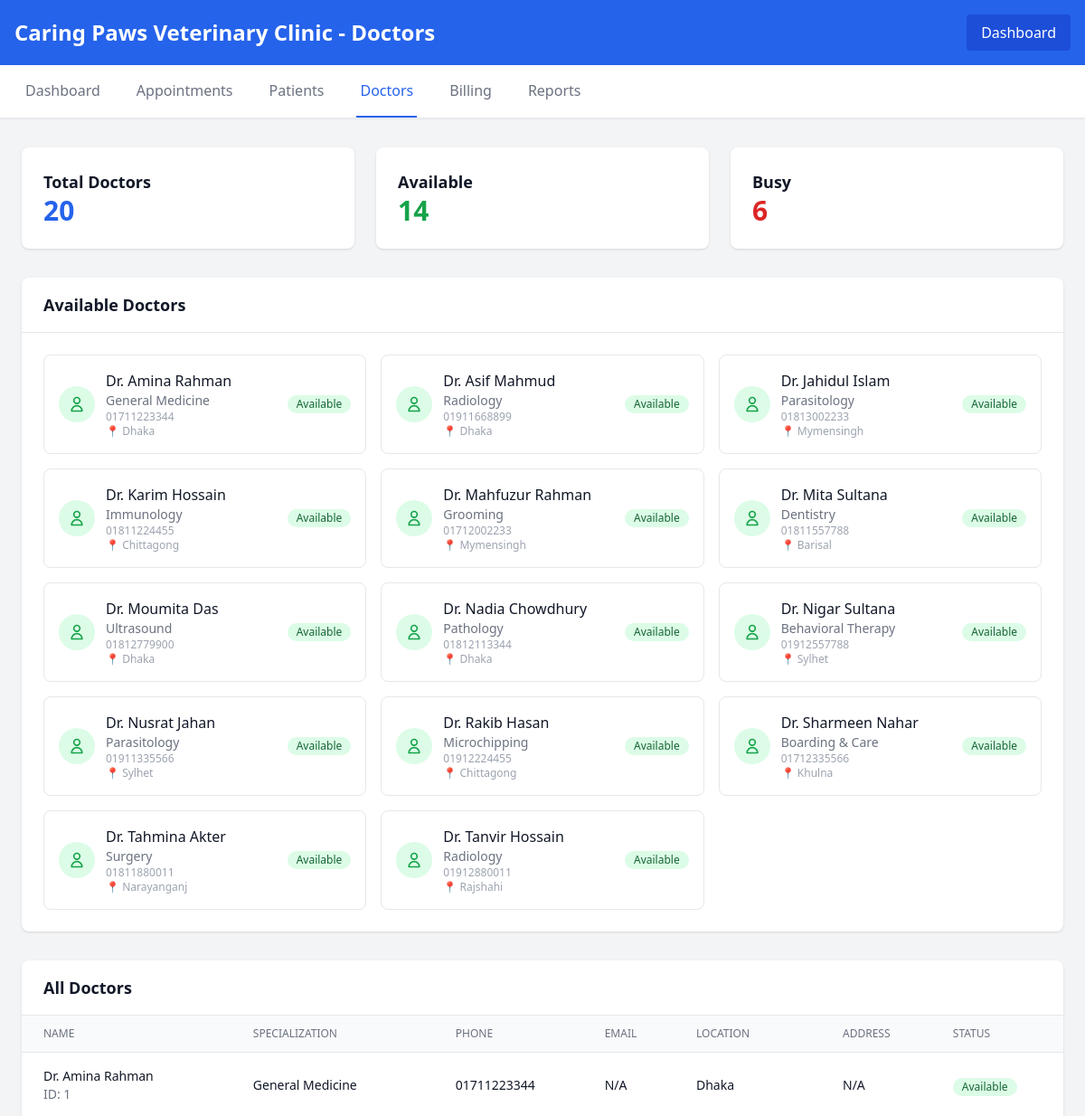
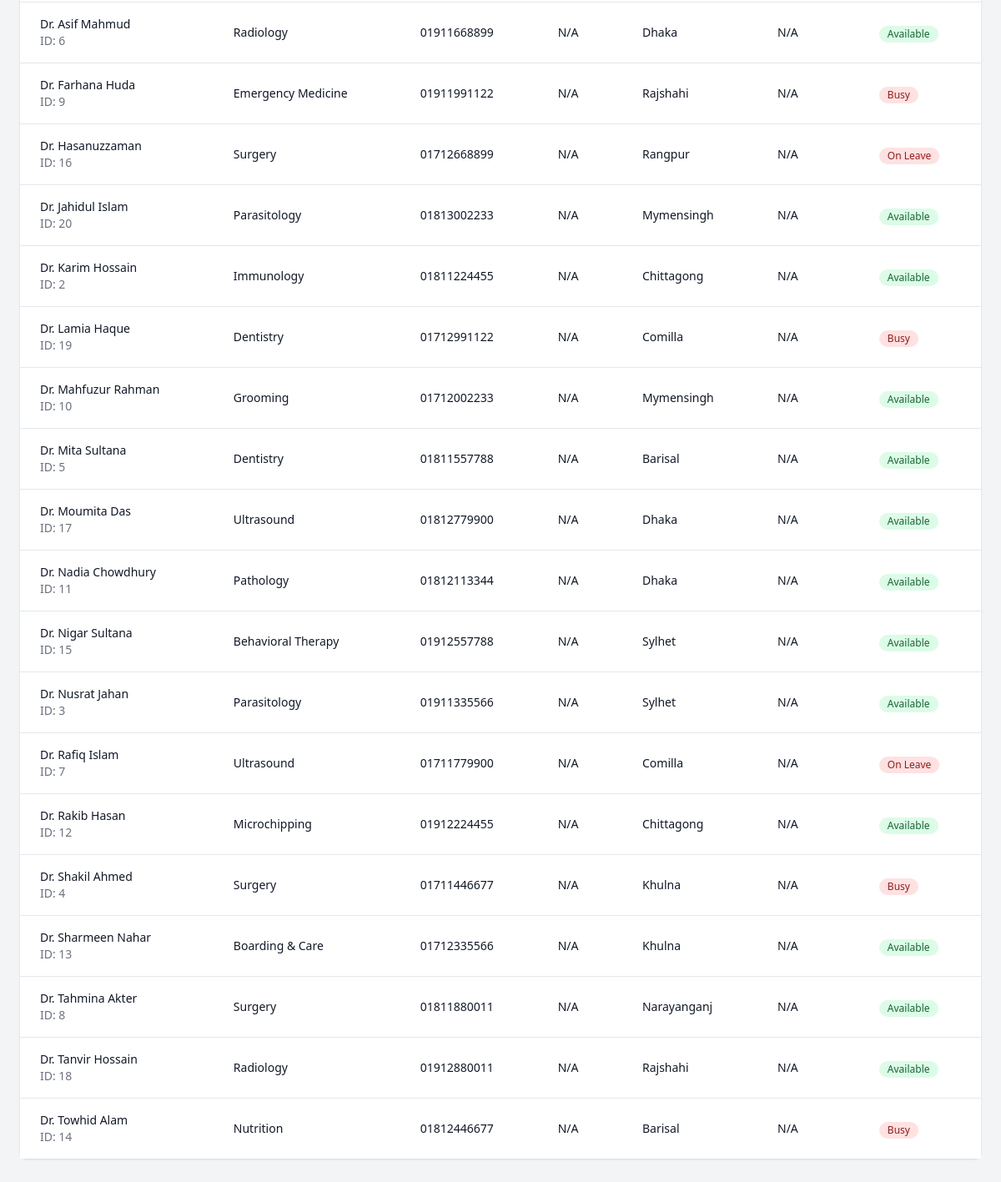
The page /staff_member/doctors.php (signed in) on the database its author committed (2 pictures, top to bottom).
### tables this page shows
CREATE TABLE `doctors` (
  `doctor_id` int(11) NOT NULL,
  `name` varchar(100) DEFAULT NULL,
  `specialization` varchar(100) DEFAULT NULL,
  `area` varchar(100) DEFAULT NULL,
  `contact` varchar(20) DEFAULT NULL,
  `address` text DEFAULT NULL,
  `latitude` decimal(10,8) DEFAULT NULL,
  `longitude` decimal(11,8) DEFAULT NULL,
  `location_id` int(11) DEFAULT NULL,
  `availability` text DEFAULT NULL
);

### staff_member/doctors.php (the view, shortened to what this page needs)
<?php
$clinic_name = "Caring Paws Veterinary Clinic";
require_once '../config.php';
$doctors = [];
$available_doctors = [];
try {
    $result = $pdo->query("DESCRIBE doctors");
    $doctor_columns = $result->fetchAll(PDO::FETCH_COLUMN);
    $phone_column = in_array('phone', $doctor_columns) ? 'phone' : 'contact';
    $has_address = in_array('address', $doctor_columns);
    $has_latitude = in_array('latitude', $doctor_columns);
    $has_longitude = in_array('longitude', $doctor_columns);
    $has_location_id = in_array('location_id', $doctor_columns);
    $address_field = $has_address ? 'd.address' : 'NULL as address';
    $latitude_field = $has_latitude ? 'd.latitude' : 'NULL as latitude';
    $longitude_field = $has_longitude ? 'd.longitude' : 'NULL as longitude';
    $location_join = $has_location_id ? 'LEFT JOIN locations l ON d.location_id = l.location_id' : '';
    $location_city = $has_location_id ? 'l.city as location_city' : 'NULL as location_city';
    $doctors = $pdo->query("
        SELECT d.*, $phone_column as phone, $location_city, $address_field, $latitude_field, $longitude_field
        FROM doctors d
        $location_join
        ORDER BY d.name
    ")->fetchAll(PDO::FETCH_ASSOC);
    $available_doctors = $pdo->query("
        SELECT d.*, $phone_column as phone, $location_city, $address_field, $latitude_field, $longitude_field
        FROM doctors d
        $location_join
        WHERE d.availability = 'Available'
        ORDER BY d.name
    ")->fetchAll(PDO::FETCH_ASSOC);
} catch(PDOException $e) {
    $error_message = "Database error: " . $e->getMessage();
}
?>
<!DOCTYPE html>
<html lang="en">
<head>
    <script src="https://cdn.tailwindcss.com"></script>
</head>
<body class="bg-gray-100">
    <header class="bg-blue-600 text-white p-4">
        <div class="max-w-7xl mx-auto flex justify-between items-center">
            <h1 class="text-2xl font-bold"><?php echo $clinic_name; ?> - Doctors</h1>
            <a href="dashboard.php" class="bg-blue-700 px-4 py-2 rounded">Dashboard</a>
        </div>
    </header>
    <nav class="bg-white shadow-sm border-b">
        <div class="max-w-7xl mx-auto px-6">
            <div class="flex space-x-8">
                <a href="dashboard.php" class="text-gray-500 hover:text-blue-600 py-4 px-1 font-medium">Dashboard</a>
                <a href="appointments.php" class="text-gray-500 hover:text-blue-600 py-4 px-1 font-medium">Appointments</a>
                <a href="patients.php" class="text-gray-500 hover:text-blue-600 py-4 px-1 font-medium">Patients</a>
                <a href="doctors.php" class="border-b-2 border-blue-600 text-blue-600 py-4 px-1 font-medium">Doctors</a>
                <a href="billing.php" class="text-gray-500 hover:text-blue-600 py-4 px-1 font-medium">Billing</a>
                <a href="reports.php" class="text-gray-500 hover:text-blue-600 py-4 px-1 font-medium">Reports</a>
            </div>
        </div>
    </nav>
    <main class="max-w-7xl mx-auto px-6 py-8">
        <div class="grid grid-cols-1 md:grid-cols-3 gap-6 mb-8">
            <div class="bg-white rounded-lg shadow p-6">
                <h3 class="text-lg font-semibold text-gray-900">Total Doctors</h3>
                <p class="text-3xl font-bold text-blue-600"><?php echo count($doctors); ?></p>
            </div>
            <div class="bg-white rounded-lg shadow p-6">
                <h3 class="text-lg font-semibold text-gray-900">Available</h3>
                <p class="text-3xl font-bold text-green-600"><?php echo count($available_doctors); ?></p>
            </div>
            <div class="bg-white rounded-lg shadow p-6">
                <h3 class="text-lg font-semibold text-gray-900">Busy</h3>
                <p class="text-3xl font-bold text-red-600">
                    <?php echo count($doctors) - count($available_doctors); ?>
                </p>
            </div>
        </div>
        <div class="bg-white rounded-lg shadow mb-8">
            <div class="px-6 py-4 border-b border-gray-200">
                <h3 class="text-lg font-semibold text-gray-900">Available Doctors</h3>
            </div>
            <div class="p-6">
                <?php if (!empty($available_doctors)): ?>
                    <div class="grid grid-cols-1 md:grid-cols-2 lg:grid-cols-3 gap-4">
                        <?php foreach($available_doctors as $doctor): ?>
                            <div class="p-4 border border-gray-200 rounded-lg">
                                <div class="flex items-center space-x-3">
                                    <div class="flex-shrink-0">
                                        <div class="w-10 h-10 bg-green-100 rounded-full flex items-center justify-center">
                                            <svg class="w-5 h-5 text-green-600" fill="none" stroke="currentColor" viewBox="0 0 24 24">
                                                <path stroke-linecap="round" stroke-linejoin="round" stroke-width="2" d="M16 7a4 4 0 11-8 0 4 4 0 018 0zM12 14a7 7 0 00-7 7h14a7 7 0 00-7-7z"></path>
                                            </svg>
                                        </div>
                                    </div>
                                    <div class="flex-1 min-w-0">
                                        <p class="font-medium text-gray-900">
                                            <?php echo htmlspecialchars($doctor['name'] ?? 'Unknown'); ?>
                                        </p>
                                        <p class="text-sm text-gray-500">
                                            <?php echo htmlspecialchars($doctor['specialization'] ?? 'General'); ?>
                                        </p>
                                        <p class="text-xs text-gray-400">
                                            <?php echo htmlspecialchars($doctor['phone'] ?? 'N/A'); ?>
                                        </p>
                                        <p class="text-xs text-gray-400">
                                            📍 <?php echo htmlspecialchars($doctor['location_city'] ?? $doctor['area'] ?? 'N/A'); ?>
                                        </p>
                                    </div>
                                    <span class="inline-flex items-center px-2.5 py-0.5 rounded-full text-xs font-medium bg-green-100 text-green-800">
                                        Available
                                    </span>
                                </div>
                            </div>
                        <?php endforeach; ?>
                    </div>
                <?php else: ?>
                    <p class="text-gray-500 text-center py-8">No doctors currently available.</p>
                <?php endif; ?>
            </div>
        </div>
        <div class="bg-white rounded-lg shadow">
            <div class="px-6 py-4 border-b border-gray-200">
                <h3 class="text-lg font-semibold text-gray-900">All Doctors</h3>
            </div>
            <div class="overflow-x-auto">
                <table class="min-w-full divide-y divide-gray-200">
                    <thead class="bg-gray-50">
                        <tr>
                            <th class="px-6 py-3 text-left text-xs font-medium text-gray-500 uppercase">Name</th>
                            <th class="px-6 py-3 text-left text-xs font-medium text-gray-500 uppercase">Specialization</th>
                            <th class="px-6 py-3 text-left text-xs font-medium text-gray-500 uppercase">Phone</th>
                            <th class="px-6 py-3 text-left text-xs font-medium text-gray-500 uppercase">Email</th>
                            <th class="px-6 py-3 text-left text-xs font-medium text-gray-500 uppercase">Location</th>
                            <th class="px-6 py-3 text-left text-xs font-medium text-gray-500 uppercase">Address</th>
                            <th class="px-6 py-3 text-left text-xs font-medium text-gray-500 uppercase">Status</th>
                        </tr>
                    </thead>
                    <tbody class="bg-white divide-y divide-gray-200">
                        <?php foreach($doctors as $doctor): ?>
                            <tr class="hover:bg-gray-50">
                                <td class="px-6 py-4 whitespace-nowrap">
                                    <div class="text-sm font-medium text-gray-900">
                                        <?php echo htmlspecialchars($doctor['name'] ?? 'Unknown'); ?>
                                    </div>
                                    <div class="text-sm text-gray-500">
                                        ID: <?php echo htmlspecialchars($doctor['doctor_id'] ?? 'N/A'); ?>
                                    </div>
                                </td>
                                <td class="px-6 py-4 whitespace-nowrap text-sm text-gray-900">
                                    <?php echo htmlspecialchars($doctor['specialization'] ?? 'General'); ?>
                                </td>
                                <td class="px-6 py-4 whitespace-nowrap text-sm text-gray-900">
                                    <?php echo htmlspecialchars($doctor['phone'] ?? 'N/A'); ?>
                                </td>
                                <td class="px-6 py-4 whitespace-nowrap text-sm text-gray-900">
                                    <?php echo htmlspecialchars($doctor['email'] ?? 'N/A'); ?>
                                </td>
                                <td class="px-6 py-4 whitespace-nowrap text-sm text-gray-900">
                                    <?php echo htmlspecialchars($doctor['location_city'] ?? $doctor['area'] ?? 'N/A'); ?>
                                </td>
                                <td class="px-6 py-4 text-sm text-gray-900">
                                    <div class="max-w-xs truncate">
                                        <?php echo htmlspecialchars($doctor['address'] ?? 'N/A'); ?>
                                    </div>
                                </td>
                                <td class="px-6 py-4 whitespace-nowrap">
                                    <span class="inline-flex items-center px-2.5 py-0.5 rounded-full text-xs font-medium
                                        <?php echo ($doctor['availability'] ?? '') === 'Available' ? 'bg-green-100 text-green-800' : 'bg-red-100 text-red-800'; ?>">
                                        <?php echo htmlspecialchars($doctor['availability'] ?? 'Unknown'); ?>
                                    </span>
                                </td>
                            </tr>
                        <?php endforeach; ?>
                    </tbody>
                </table>
            </div>
        </div>
    </main>
</body>
</html>

### rows shown on the page
doctors: name "Dr. Amina Rahman", specialization "General Medicine", contact "01711223344", area "Dhaka", doctor_id "1", email "N/A", address "N/A", availability "Available"
doctors: name "Dr. Asif Mahmud", specialization "Radiology", contact "01911668899", area "Dhaka", doctor_id "6", email "N/A", address "N/A", availability "Available"
doctors: name "Dr. Jahidul Islam", specialization "Parasitology", contact "01813002233", area "Mymensingh", doctor_id "20", email "N/A", address "N/A", availability "Available"
doctors: name "Dr. Karim Hossain", specialization "Immunology", contact "01811224455", area "Chittagong", doctor_id "2", email "N/A", address "N/A", availability "Available"
doctors: name "Dr. Mahfuzur Rahman", specialization "Grooming", contact "01712002233", area "Mymensingh", doctor_id "10", email "N/A", address "N/A", availability "Available"
doctors: name "Dr. Mita Sultana", specialization "Dentistry", contact "01811557788", area "Barisal", doctor_id "5", email "N/A", address "N/A", availability "Available"
doctors: name "Dr. Moumita Das", specialization "Ultrasound", contact "01812779900", area "Dhaka", doctor_id "17", email "N/A", address "N/A", availability "Available"
doctors: name "Dr. Nadia Chowdhury", specialization "Pathology", contact "01812113344", area "Dhaka", doctor_id "11", email "N/A", address "N/A", availability "Available"
doctors: name "Dr. Nigar Sultana", specialization "Behavioral Therapy", contact "01912557788", area "Sylhet", doctor_id "15", email "N/A", address "N/A", availability "Available"
doctors: name "Dr. Nusrat Jahan", specialization "Parasitology", contact "01911335566", area "Sylhet", doctor_id "3", email "N/A", address "N/A", availability "Available"
doctors: name "Dr. Rakib Hasan", specialization "Microchipping", contact "01912224455", area "Chittagong", doctor_id "12", email "N/A", address "N/A", availability "Available"
doctors: name "Dr. Sharmeen Nahar", specialization "Boarding & Care", contact "01712335566", area "Khulna", doctor_id "13", email "N/A", address "N/A", availability "Available"
doctors: name "Dr. Tahmina Akter", specialization "Surgery", contact "01811880011", area "Narayanganj", doctor_id "8", email "N/A", address "N/A", availability "Available"
doctors: name "Dr. Tanvir Hossain", specialization "Radiology", contact "01912880011", area "Rajshahi", doctor_id "18", email "N/A", address "N/A", availability "Available"
doctors: name "Dr. Farhana Huda", doctor_id "9", specialization "Emergency Medicine", contact "01911991122", email "N/A", area "Rajshahi", address "N/A", availability "Busy"
doctors: name "Dr. Hasanuzzaman", doctor_id "16", specialization "Surgery", contact "01712668899", email "N/A", area "Rangpur", address "N/A", availability "On Leave"
doctors: name "Dr. Lamia Haque", doctor_id "19", specialization "Dentistry", contact "01712991122", email "N/A", area "Comilla", address "N/A", availability "Busy"
doctors: name "Dr. Rafiq Islam", doctor_id "7", specialization "Ultrasound", contact "01711779900", email "N/A", area "Comilla", address "N/A", availability "On Leave"
doctors: name "Dr. Shakil Ahmed", doctor_id "4", specialization "Surgery", contact "01711446677", email "N/A", area "Khulna", address "N/A", availability "Busy"
doctors: name "Dr. Towhid Alam", doctor_id "14", specialization "Nutrition", contact "01812446677", email "N/A", area "Barisal", address "N/A", availability "Busy"

### other values the page prints
$clinic_name "Caring Paws Veterinary Clinic"
count($doctors) "20"
count($available_doctors) "14"
count($doctors) - count($available_doctors) "6"
